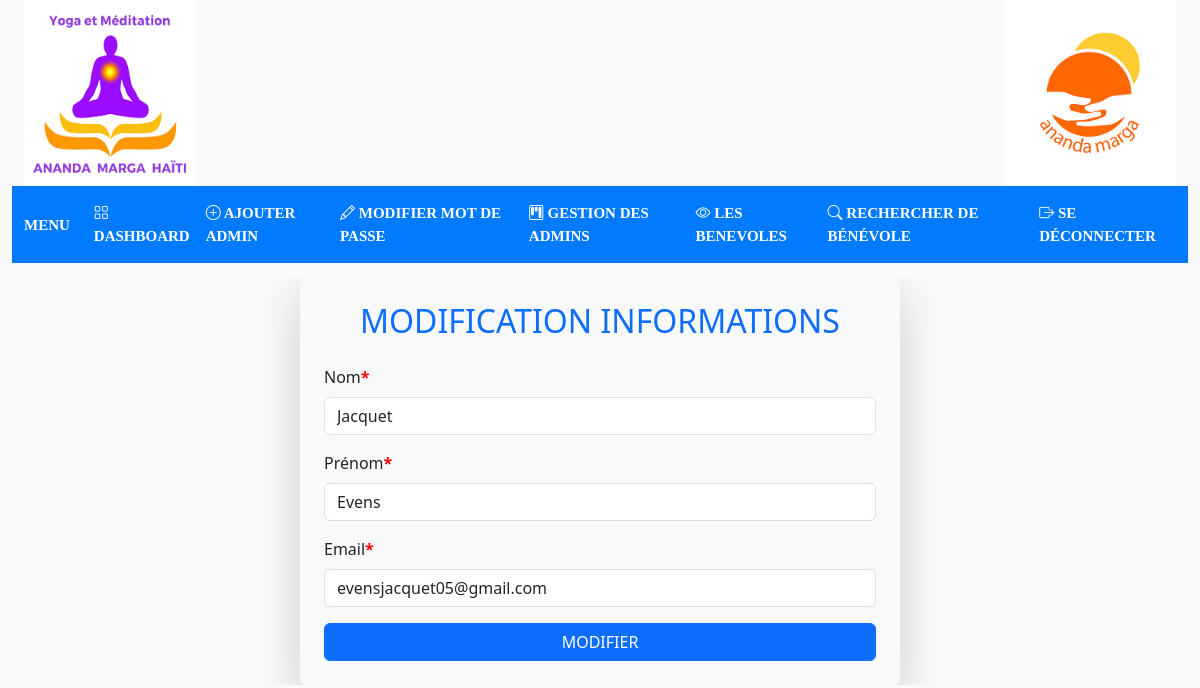
/update/1 (signed in), run on the app's committed database.
### tables this page shows
CREATE TABLE admin (
    id INTEGER PRIMARY KEY,
    nom TEXT,
    prenom TEXT,
    email TEXT UNIQUE ,
    mot_de_passe_salt TEXT NON NULL,
    mot_de_passe_hash TEXT NON NULL,
    statut INTEGER NON NULL DEFAULT 1,
    token TEXT UNIQUE
);

### app.py (the view, shortened to what this page needs)
@app.route("/update/<int:id>", methods=["GET", "POST"])
@connection_requise
def update(id):
    if request.method == "GET":
        info_admin = get_admin_info_by_id(id)
        id = info_admin[0]
        nom = info_admin[1]
        prenom = info_admin[2]
        email = info_admin[6]
        return render_template(
            "html/pages/modinfo.html",
            nom=nom,
            prenom=prenom,
            email=email,
            id=id,
        )

### app.py (called while the page is built)
def get_db():
    if not hasattr(g, "_database"):
        g._database = Database()
    return g._database

def connection_requise(f):
    @wraps(f)
    def decorated_function(*args, **kwargs):
        if "courriel" not in session:
            return redirect(url_for("admin")), 302
        return f(*args, **kwargs)
    return decorated_function

def get_admin_info_by_id(id_admin):
    return get_db().get_admin_info_by_id(id_admin)

### database.py (called while the page is built)
    def get_connection(self):
        if self.connection is None:
            self.connection = sqlite3.connect("db/db.db")
        return self.connection

    def get_admin_info_by_id(self, id):
        cursor = self.get_connection().cursor()
        cursor.execute(
            "SELECT id, nom, prenom, mot_de_passe_salt,"
            " mot_de_passe_hash, statut, email FROM admin where id=?",
            (id,),
        )
        rows = cursor.fetchone()
        return rows

### templates/html/pages/modinfo.html (shortened to what this page needs)
{% extends "html/base/backend.html" %}
{% block content %}
    <div class="conteneur">
        <div class="form-container shadow-lg p-4 rounded">
            <h2 class="text-center mb-4 text-primary">MODIFICATION INFORMATIONS</h2>
            <form method="POST" action="{{ url_for('update', id = id) }}">
                <div class="mb-3">
                    <label for="nom" class="form-label">Nom<span class="required">*</span></label>
                    <input type="text" class="form-control" id="nom" name="nom" placeholder="Entrez un nom" required
                           value="{{ nom }}">
                </div>
                <div class="mb-3">
                    <label for="prenom" class="form-label">Prénom<span class="required">*</span></label>
                    <input type="text" class="form-control" id="prenom" name="prenom" placeholder="Entrez un prénom"
                           required value="{{ prenom }}">
                </div>
                <div class="mb-3">
                    <label for="email" class="form-label">Email<span class="required">*</span></label>
                    <input type="email" class="form-control" id="email" name="email" placeholder="Entrez un email"
                           required value="{{ email }}">
                </div>
                <button type="submit" class="btn btn-primary w-100">MODIFIER</button>
            </form>
        </div>
    </div>
{% endblock %}

### static/css/style.css (style rules this page uses)
html, body { min-height: 100vh !important; margin: 0; display: flex; flex-direction: column; background-color: #f8f9fa; }
.conteneur { overflow: hidden; border: 0 solid; margin: 15px; }
.form-container { max-width: 600px; margin: 0 auto; padding: 20px; }
.required { color: red; font-weight: bold; }

### static/css/navHor.css (style rules this page uses)
body { background-color: #f8f9fa; }

### static/css/api.css (style rules this page uses)
body { background-color: #f8f9fa; }

### data on the page
admin: nom "Jacquet", prenom "Evens", email "evensjacquet05@gmail.com"
